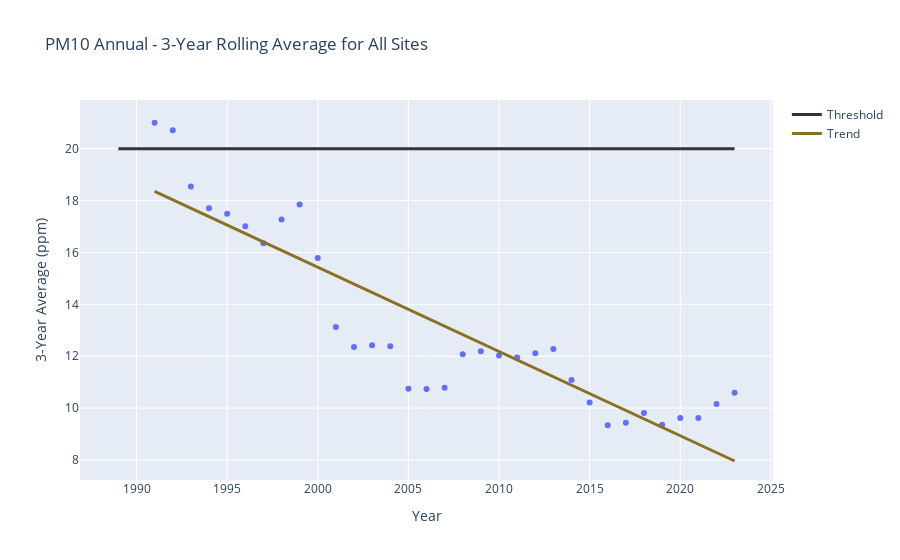

Notebook source saved alongside this figure:
### Markdown cell above
### PM 10 Annual Chart 3 year rolling average

### Code cell
import pandas as pd
import plotly.express as px
import plotly.graph_objects as go

# Load the combined data
combined_df = pd.read_csv(r'C:\Users\snewsome\Documents\Threshold\pm10combined_3_year_average.csv')

# Chart 1: Rolling 3-year average for all sites
all_sites_df = combined_df[combined_df['Site'] == 'All Sites']
fig_all_sites = px.scatter(
    all_sites_df,
    x='Year',
    y='3_Year_Average',
    title='PM10 Annual - 3-Year Rolling Average for All Sites',
    labels={'3_Year_Average': '3-Year Average (ppm)', 'Year': 'Year'}
)
fig_all_sites.update_traces(hovertemplate='<br>%{y:.2f} ppm')

# Add the threshold line
threshold_value = 20  # Replace with the appropriate threshold value if it's static, or use data if it varies.
fig_all_sites.add_trace(go.Scatter(
    x=all_sites_df['Year'],
    y=[threshold_value] * len(all_sites_df),  # Replace with threshold column if values vary by year
    name="Threshold",
    line=dict(color='#333333', width=3),
    mode='lines',
    hovertemplate='Threshold:<br>%{y:.2f} ppm<extra></extra>'
))

# Calculate and plot the trendline
fig_trend = px.scatter(all_sites_df, x='Year', y='3_Year_Average', trendline='ols', trendline_color_override='#8a7121')
trendline_trace = fig_trend.data[1]  # Get the trendline trace

# Obtain trendline slope (beta) for display in hovertemplate
fit_results = px.get_trendline_results(fig_trend).px_fit_results.iloc[0]
beta = fit_results.params[1]
slope = beta

# Update trendline with additional details and add to main figure
trendline_trace.update(
    showlegend=True,
    name="Trend",
    line=dict(width=3),
    customdata=[slope] * len(trendline_trace['y']),
    hovertemplate='Trend:<br>Slope %{customdata:.2f}<extra></extra>'
)
fig_all_sites.add_trace(trendline_trace)

# Show the combined chart
fig_all_sites.show()

# save to HTML
#fig.write_html(os.path.join(draftworkspace, "AirQuality_AnnualPM10_3YrAvg.html"))

### Figure 1 — Plotly figure (JSON) as saved in the notebook; plotly's stock layout.template omitted (floating-point values rounded to 4 significant figures)
{"data": [{"hovertemplate": "<br>%{y:.2f} ppm", "legendgroup": "", "marker": {"color": "#636efa", "symbol": "circle"}, "mode": "markers", "name": "", "orientation": "v", "showlegend": false, "type": "scatter", "x": [1989, 1990, 1991, 1992, 1993, 1994, 1995, 1996, 1997, 1998, 1999, 2000, 2001, 2002, 2003, 2004, 2005, 2006, 2007, 2008, 2009, 2010, 2011, 2012, 2013, 2014, 2015, 2016, 2017, 2018, 2019, 2020, 2021, 2022, 2023], "xaxis": "x", "y": [null, null, 21, 20.71, 18.54, 17.71, 17.49, 17.01, 16.36, 17.27, 17.85, 15.78, 13.13, 12.36, 12.43, 12.39, 10.75, 10.74, 10.79, 12.08, 12.19, 12.03, 11.95, 12.11, 12.28, 11.08, 10.22, 9.336, 9.435, 9.815, 9.355, 9.622, 9.622, 10.16, 10.59], "yaxis": "y"}, {"hovertemplate": "Threshold:<br>%{y:.2f} ppm<extra></extra>", "line": {"color": "#333333", "width": 3}, "mode": "lines", "name": "Threshold", "type": "scatter", "x": [1989, 1990, 1991, 1992, 1993, 1994, 1995, 1996, 1997, 1998, 1999, 2000, 2001, 2002, 2003, 2004, 2005, 2006, 2007, 2008, 2009, 2010, 2011, 2012, 2013, 2014, 2015, 2016, 2017, 2018, 2019, 2020, 2021, 2022, 2023], "y": [20, 20, 20, 20, 20, 20, 20, 20, 20, 20, 20, 20, 20, 20, 20, 20, 20, 20, 20, 20, 20, 20, 20, 20, 20, 20, 20, 20, 20, 20, 20, 20, 20, 20, 20]}, {"customdata": [-0.3247, -0.3247, -0.3247, -0.3247, -0.3247, -0.3247, -0.3247, -0.3247, -0.3247, -0.3247, -0.3247, -0.3247, -0.3247, -0.3247, -0.3247, -0.3247, -0.3247, -0.3247, -0.3247, -0.3247, -0.3247, -0.3247, -0.3247, -0.3247, -0.3247, -0.3247, -0.3247, -0.3247, -0.3247, -0.3247, -0.3247, -0.3247, -0.3247], "hovertemplate": "Trend:<br>Slope %{customdata:.2f}<extra></extra>", "legendgroup": "", "line": {"color": "#8a7121", "width": 3}, "marker": {"color": "#636efa", "symbol": "circle"}, "mode": "lines", "name": "Trend", "showlegend": true, "type": "scatter", "x": [1991, 1992, 1993, 1994, 1995, 1996, 1997, 1998, 1999, 2000, 2001, 2002, 2003, 2004, 2005, 2006, 2007, 2008, 2009, 2010, 2011, 2012, 2013, 2014, 2015, 2016, 2017, 2018, 2019, 2020, 2021, 2022, 2023], "xaxis": "x", "y": [18.35, 18.03, 17.7, 17.38, 17.05, 16.73, 16.4, 16.08, 15.75, 15.43, 15.1, 14.78, 14.46, 14.13, 13.81, 13.48, 13.16, 12.83, 12.51, 12.18, 11.86, 11.53, 11.21, 10.88, 10.56, 10.23, 9.91, 9.585, 9.261, 8.936, 8.611, 8.287, 7.962], "yaxis": "y"}], "layout": {"legend": {"tracegroupgap": 0}, "title": {"text": "PM10 Annual - 3-Year Rolling Average for All Sites"}, "xaxis": {"anchor": "y", "domain": [0, 1], "title": {"text": "Year"}}, "yaxis": {"anchor": "x", "domain": [0, 1], "title": {"text": "3-Year Average (ppm)"}}}}
